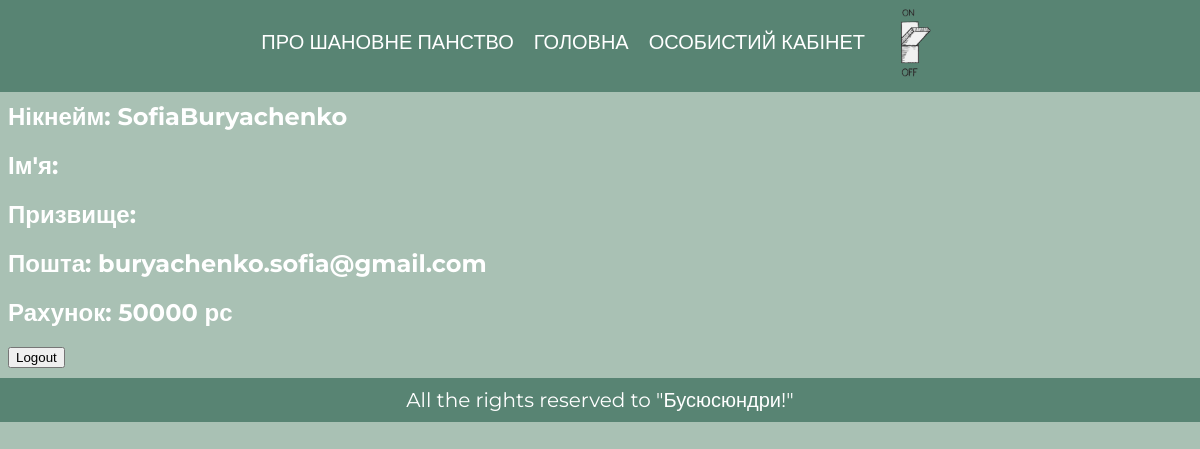
The page /profile (signed in) on the database its author committed.
### app/models.py (models this page shows)
class User(AbstractUser):
    money = models.IntegerField('Респани', blank=True, default=0)
    profession = models.CharField('професія', blank=False, max_length=50, default="Шановний Пан")
    date_birth = models.DateTimeField(blank=True, null=True, verbose_name="День народження")

### app/views.py (the view)
# urls.py: path('profile', views.profile, name='Profile')
@login_required
def profile(request):
  return render(request, 'app/profile.html')

### app/templates/app/profile.html (shortened to what this page needs)
{% extends 'app/base.html' %}
{% load static %}
{% block main %}
  <h2>Нікнейм: {{ user.username }}</h2>
  <h2>Ім'я: {{ user.first_name }}</h2>
  <h2>Призвище: {{ user.last_name }}</h2>
  <h2>Пошта: {{ user.email }}</h2>
  <h2>Рахунок: {{ user.money }} рс</h2>
  <button onclick="location.href='{% url 'logout' %}?next=/profile'">Logout</button>
{% endblock %}
{% block footer %}
All the rights reserved to "Бусюсюндри!"
{% endblock %}

### app/static/css/detail.css (style rules this page uses)
:root { --background-color: #f4f4f4; --text-color: #333; --article-background: #f4f4f4; --article-border: 1px solid #ddd; --article-shadow: 0 0 10px rgba(0, 0, 0, 0.1); --article-title-color: #333; --article-text-color: #555; --pub-date-color: #777; --latest-comments-background: #f4f4f4; --latest-comments-border: 1px solid #ddd; --latest-comments-shadow: 0 0 10px rgba(0, 0, 0, 0.1); --author-name-color: #444; --comment-text-color: #666; --input-element-border: 1px solid #ccc; --input-button-bg: #4CAF50; --input-button-text-color: white; --input-button-hover-bg: #45a049; }

### app/static/css/styles.css (style rules this page uses)
html { height: 100%; width: 100%; overflow-x: hidden; }
body { background-color: var(--background-color); color: var(--text-color); font-family: 'Montserrat', sans-serif; }

### rows shown on the page
User: username "SofiaBuryachenko", email "buryachenko.sofia@gmail.com", money "50000"
